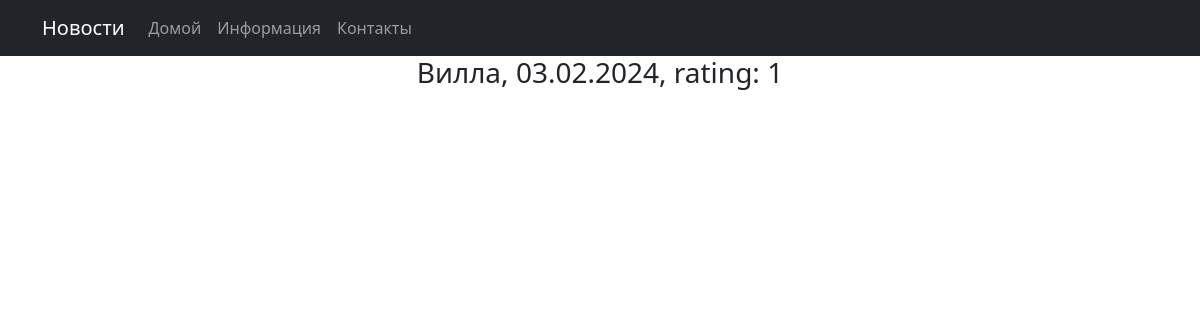
/news/1/, run on an earlier commit of the app's database.
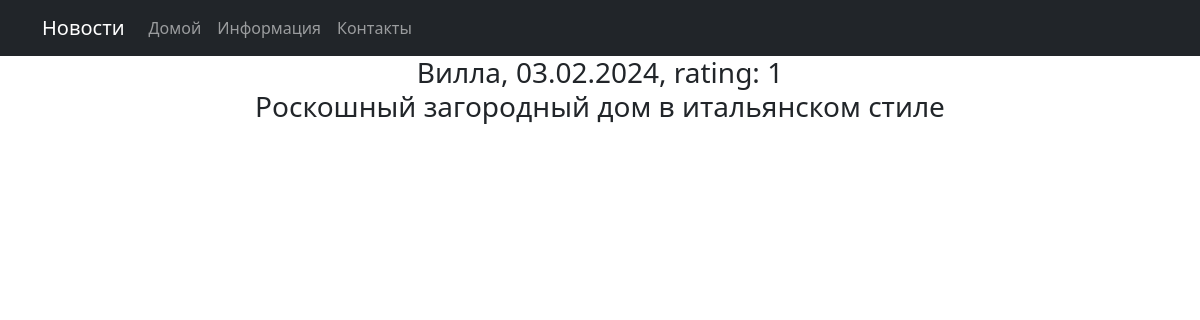
And on a later commit of the database.
### news/models.py (models this page shows, shortened)
class Post(models.Model):
    article = 'AR'
    news = 'NW'
    CHOICES = [
        (article, 'Статья'),
        (news, 'Новость'),
    ]
    date_time = models.DateTimeField(auto_now_add=True)
    author = models.ForeignKey(Author, on_delete=models.CASCADE)
    post_type = models.CharField(choices=CHOICES, default=article, max_length=2)
    category = models.ManyToManyField(Category, through='PostCategory')
    title = models.CharField(max_length=120)
    text = models.TextField()
    rating = models.IntegerField(default=0)

### news/views.py (the view)
# urls.py: path('<int:pk>/', NewsDetailView.as_view()),
class NewsDetailView(DetailView):
    model = Post
    template_name = 'new.html'
    context_object_name = 'post'

### templates/new.html (shortened to what this page needs)
{% extends 'default.html' %}
{% block content %}
    <h3>{{ post.title }}, {{ post.date_time|date:"d.m.Y" }}, rating: {{ post.rating }} <p>{{ post.text }}</p></h3>
{% endblock content %}

What changed in the data, as far as the page shows it:
changed Post "Вилла": text (not shown) → "Роскошный загородный дом в итальянском стиле"
